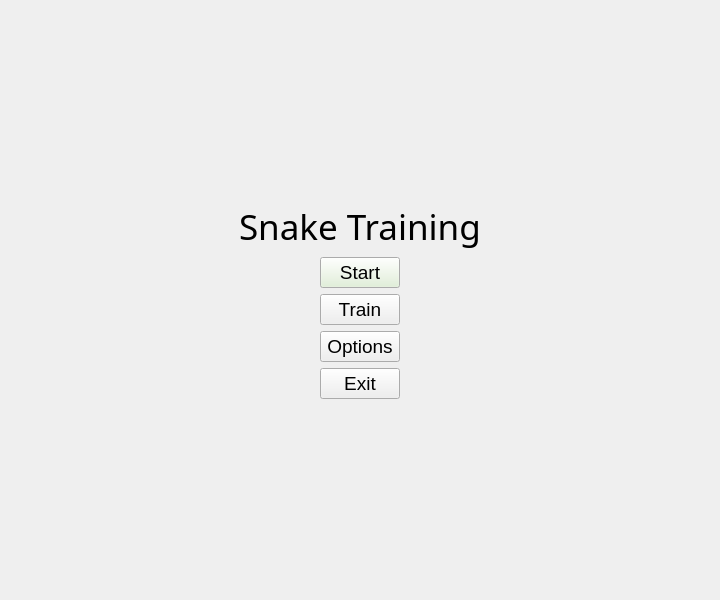
<?xml version="1.0" encoding="UTF-8"?>
<ui version="4.0">
 <class>StartMenuScene</class>
 <widget class="QMainWindow" name="StartMenuScene">
  <property name="geometry">
   <rect>
    <x>0</x>
    <y>0</y>
    <width>720</width>
    <height>600</height>
   </rect>
  </property>
  <property name="windowTitle">
   <string>MainWindow</string>
  </property>
  <widget class="QWidget" name="centralwidget">
   <layout class="QGridLayout" name="gridLayout">
    <item row="6" column="1">
     <spacer name="verticalSpacer">
      <property name="orientation">
       <enum>Qt::Vertical</enum>
      </property>
      <property name="sizeHint" stdset="0">
       <size>
        <width>20</width>
        <height>40</height>
       </size>
      </property>
     </spacer>
    </item>
    <item row="3" column="1" alignment="Qt::AlignHCenter">
     <widget class="QPushButton" name="pushButtonTrain">
      <property name="maximumSize">
       <size>
        <width>100</width>
        <height>16777215</height>
       </size>
      </property>
      <property name="font">
       <font>
        <pointsize>14</pointsize>
       </font>
      </property>
      <property name="text">
       <string>Train</string>
      </property>
     </widget>
    </item>
    <item row="1" column="1">
     <widget class="QLabel" name="labelTitle">
      <property name="font">
       <font>
        <family>Yu Gothic</family>
        <pointsize>26</pointsize>
        <weight>50</weight>
        <bold>false</bold>
       </font>
      </property>
      <property name="text">
       <string>Snake Training</string>
      </property>
     </widget>
    </item>
    <item row="0" column="1">
     <spacer name="verticalSpacer_2">
      <property name="orientation">
       <enum>Qt::Vertical</enum>
      </property>
      <property name="sizeHint" stdset="0">
       <size>
        <width>20</width>
        <height>40</height>
       </size>
      </property>
     </spacer>
    </item>
    <item row="2" column="1" alignment="Qt::AlignHCenter|Qt::AlignVCenter">
     <widget class="QPushButton" name="pushButtonStart">
      <property name="maximumSize">
       <size>
        <width>100</width>
        <height>50</height>
       </size>
      </property>
      <property name="baseSize">
       <size>
        <width>100</width>
        <height>50</height>
       </size>
      </property>
      <property name="palette">
       <palette>
        <active>
         <colorrole role="WindowText">
          <brush brushstyle="SolidPattern">
           <color alpha="255">
            <red>0</red>
            <green>0</green>
            <blue>0</blue>
           </color>
          </brush>
         </colorrole>
         <colorrole role="Button">
          <brush brushstyle="SolidPattern">
           <color alpha="255">
            <red>222</red>
            <green>240</green>
            <blue>212</blue>
           </color>
          </brush>
         </colorrole>
        </active>
        <inactive>
         <colorrole role="WindowText">
          <brush brushstyle="SolidPattern">
           <color alpha="255">
            <red>0</red>
            <green>0</green>
            <blue>0</blue>
           </color>
          </brush>
         </colorrole>
         <colorrole role="Button">
          <brush brushstyle="SolidPattern">
           <color alpha="255">
            <red>222</red>
            <green>240</green>
            <blue>212</blue>
           </color>
          </brush>
         </colorrole>
        </inactive>
        <disabled>
         <colorrole role="WindowText">
          <brush brushstyle="SolidPattern">
           <color alpha="255">
            <red>120</red>
            <green>120</green>
            <blue>120</blue>
           </color>
          </brush>
         </colorrole>
         <colorrole role="Button">
          <brush brushstyle="SolidPattern">
           <color alpha="255">
            <red>222</red>
            <green>240</green>
            <blue>212</blue>
           </color>
          </brush>
         </colorrole>
        </disabled>
       </palette>
      </property>
      <property name="font">
       <font>
        <pointsize>14</pointsize>
       </font>
      </property>
      <property name="text">
       <string>Start</string>
      </property>
     </widget>
    </item>
    <item row="4" column="1" alignment="Qt::AlignHCenter">
     <widget class="QPushButton" name="pushButtonOptions">
      <property name="maximumSize">
       <size>
        <width>100</width>
        <height>16777215</height>
       </size>
      </property>
      <property name="font">
       <font>
        <pointsize>14</pointsize>
       </font>
      </property>
      <property name="text">
       <string>Options</string>
      </property>
     </widget>
    </item>
    <item row="3" column="0">
     <spacer name="horizontalSpacer_2">
      <property name="orientation">
       <enum>Qt::Horizontal</enum>
      </property>
      <property name="sizeHint" stdset="0">
       <size>
        <width>40</width>
        <height>20</height>
       </size>
      </property>
     </spacer>
    </item>
    <item row="3" column="2">
     <spacer name="horizontalSpacer">
      <property name="orientation">
       <enum>Qt::Horizontal</enum>
      </property>
      <property name="sizeHint" stdset="0">
       <size>
        <width>40</width>
        <height>20</height>
       </size>
      </property>
     </spacer>
    </item>
    <item row="5" column="1" alignment="Qt::AlignHCenter">
     <widget class="QPushButton" name="pushButtonExit">
      <property name="maximumSize">
       <size>
        <width>100</width>
        <height>16777215</height>
       </size>
      </property>
      <property name="font">
       <font>
        <pointsize>14</pointsize>
       </font>
      </property>
      <property name="text">
       <string>Exit</string>
      </property>
     </widget>
    </item>
   </layout>
  </widget>
 </widget>
 <resources/>
 <connections/>
</ui>
